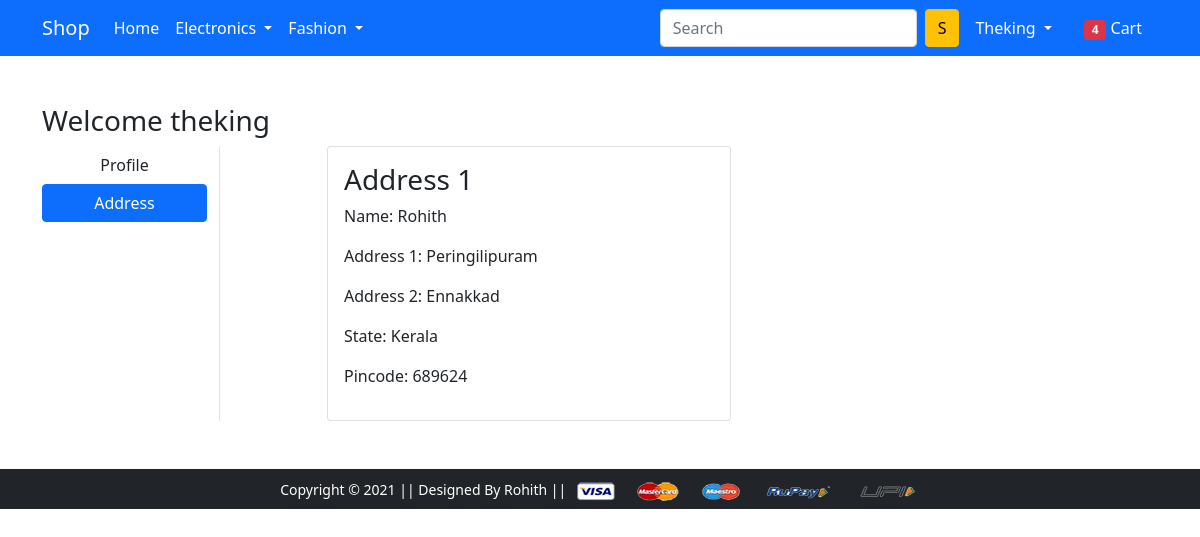
Page /address/ (signed in) on the earlier database version.
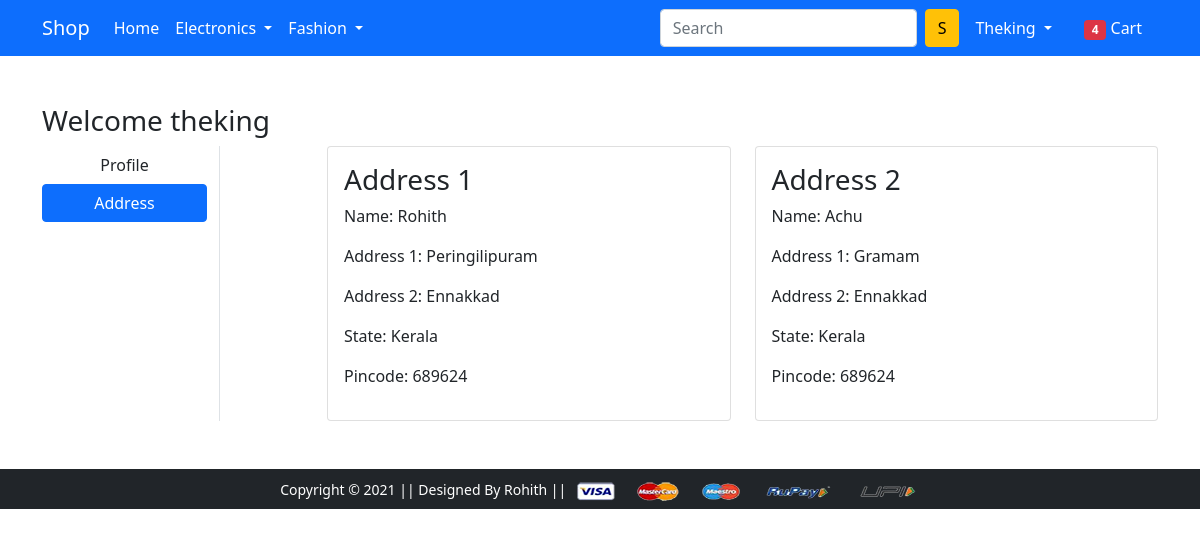
Same page on the later database version.
### app/models.py (models this page shows)
class Customer(models.Model):
    user = models.ForeignKey(User, on_delete=models.CASCADE)
    name = models.CharField(max_length=200)
    locality = models.CharField(max_length=200)
    city = models.CharField(max_length=200)
    zipcode = models.IntegerField()
    state = models.CharField(choices=STATE_CHOICES, max_length=50)

### app/views.py (the view)
# urls.py: path('address/', views.address, name='address'),
def address(request):
    add = Customer.objects.filter(user=request.user)
    content = {'add':add,
               'active':'btn-primary'
    }
    return render(request, 'app/address.html',content)

### app/templates/app/address.html (shortened to what this page needs)
{% extends 'app/base.html' %}
{% load static %}
{% block main-content %}
<div class="container my-5">
 <div class="row">
 <h3>Welcome {{request.user}}</h3>
  <div class="col-sm-2 border-end">
   <ul class="list-unstyled">
    <li class="d-grid"><a href="{% url 'profile' %}" class="btn ">Profile</a></li>
    <li class="d-grid"><a href="{% url 'address' %}" class="btn {{active}}">Address</a></li>
   </ul>
  </div>
  <div class="col-sm-9 offset-sm-1">
   <div class="row">
       {% for ad in add %}
    <div class="col-sm-6">
     <div class="card">
      <div class="card-body">
       <h3>Address {{forloop.counter}}</h3>
       <p>Name: {{ad.name}}</p>
       <p>Address 1: {{ad.locality}}</p>
       <p>Address 2: {{ad.city}}</p>
       <p>State: {{ad.state}}</p>
       <p>Pincode: {{ad.zipcode}}</p>
      </div>
     </div>
    </div>
    {% endfor %}
   </div>
  </div>
 </div>
</div>
{% endblock main-content %}

Differences in the rows shown:
added Customer: name "Achu", locality "Gramam", city "Ennakkad", state "Kerala", zipcode "689624"
